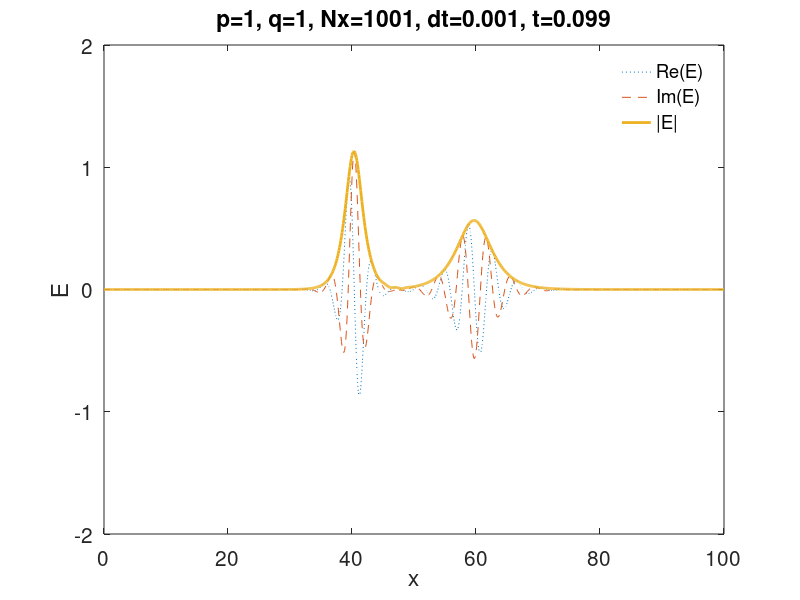
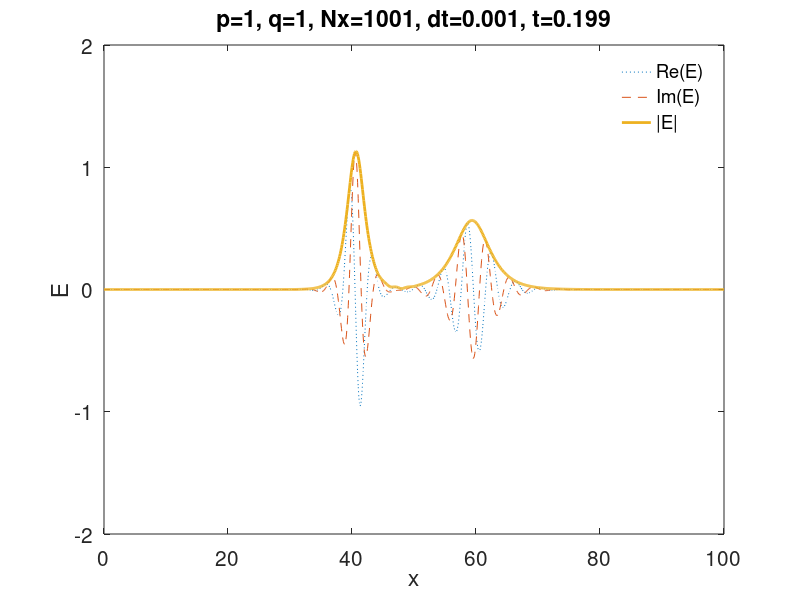
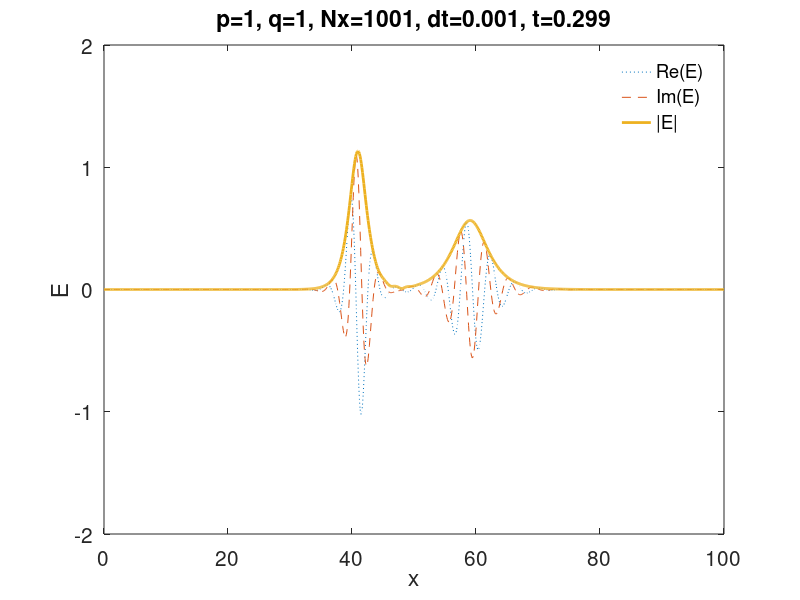
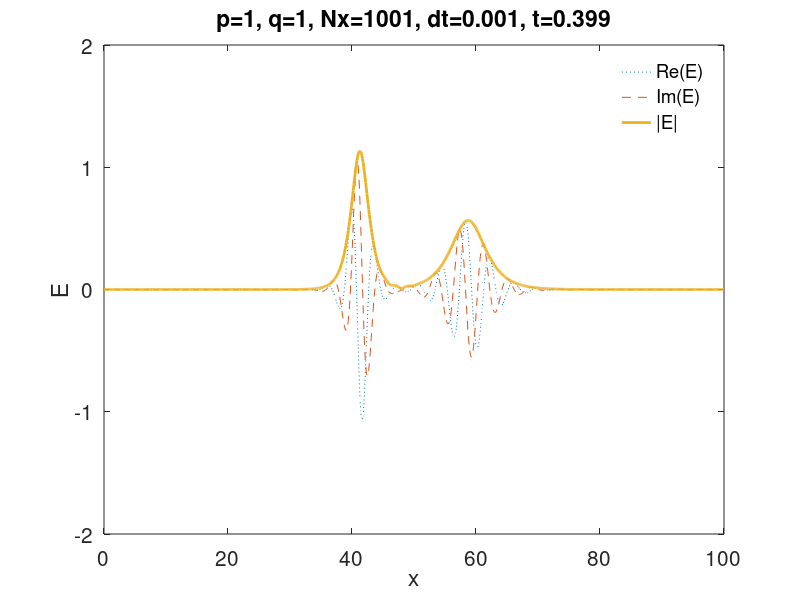

MATLAB code to generate these figures, in order: (Note: this script raises an error after producing the figures.)
% Hua-sheng XIE, huashengxie@gmail.com, IFTS-ZJU, 2013-06-05 12:47
% FD + RK4 to solve NLSE, iE_t + p*E_xx + (V- q*|E|^2)E = 0
% A better method is split-step Fourier method, but only for periodic
% system.
% Test solitons OK.
function nlse1d
    close all; clear; clc;
   
    p=1; q=1;

    L=100; dx=0.001*L; % space grid
    x=(0:dx:L)';
    nx = length(x);
    
    dt = 0.001; % Time steps
    nsteps = floor(10.0/dt);

    % Initial condition
    E = onesoliton(x,0.8,3.2,0.4*L)+onesoliton(x,0.4,-3.2,0.6*L);
% 	E = onesoliton(x,1.8,3.2,0.2*L)+onesoliton(x,2.5,0.5,0.5*L)+...
%         onesoliton(x,1.4,-1.6,0.75*L);
% 	E =1*exp(-(x-0.4*L).^2).*exp(1i*1*x/2);
%     E=sqrt(3)*sech(x-0.4*L).*exp(1i*4*x/2);
    
    figure('units','normalized','position',[0.01 0.12 0.5 0.5],...
        'Color','white','DefaultAxesFontSize',15);
    j=1; t=0;
    for ii=1:nsteps
        
        % Runge-Kutta step
        k1=dt*nlseqn(E,p,q,dx);
        k2=dt*nlseqn(E+k1/2,p,q,dx);
        k3=dt*nlseqn(E+k2/2,p,q,dx);
        k4=dt*nlseqn(E+k3,p,q,dx);
        E=E+k1/6+k2/3+k3/3+k4/6;
        
        % Animate
        if mod(ii,100)==0
            plot(x,real(E),':',x,imag(E),'--',x,abs(E),'LineWidth',2);
            legend('Re(E)','Im(E)','|E|'); legend('boxoff');
            title(['p=',num2str(p),', q=',num2str(q),...
                ', Nx=',num2str(nx),', dt=',num2str(dt),...
                ', t=',num2str(t)]);
            xlabel('x'); ylabel('E');
            axis([0,L,-2,2]);
            drawnow;
            % pause(0.01);
            F(j)=getframe(gcf);
            j=j+1;
            print(gcf,'-dpng',['nlse1d_p=',num2str(p),',q=',num2str(q),...
                ',j=',num2str(j),'.png']);
        end
        t=t+dt;
    end

%     movie(F);
    str=['nlse1d_p=',num2str(p),',q=',num2str(q),'.gif'];
    writegif(str,F,0.1);
    close all;

end

function E=onesoliton(x,a0,v0,x0)
    E=sqrt(2)*a0*sech(a0*(x-x0)).*exp(1i*v0*x/2);
end

function dEdt=nlseqn(E,p,q,dx)
    % NLSE equation: E_t = i*p*E_xx + i*(V- q*|E|^2)E
    V=0;
    E = [E(end-1:end); E; E(1:2)]; % periodic b.c., modify for other b.c.
    dEdt = 1i*p.*(E(4:end-1)-2*E(3:end-2)+E(2:end-3))./dx^2 + ...
        1i.*(V+q.*abs(E(3:end-2)).^2).*E(3:end-2);
end
